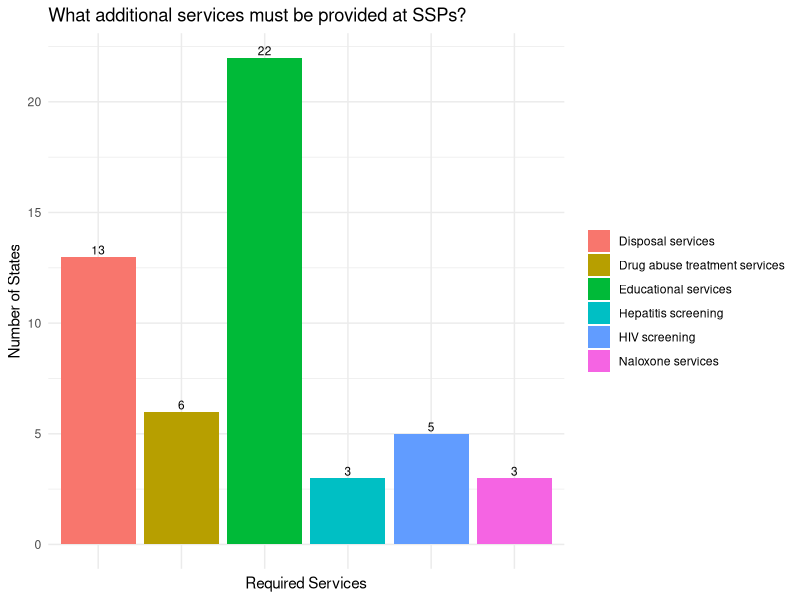
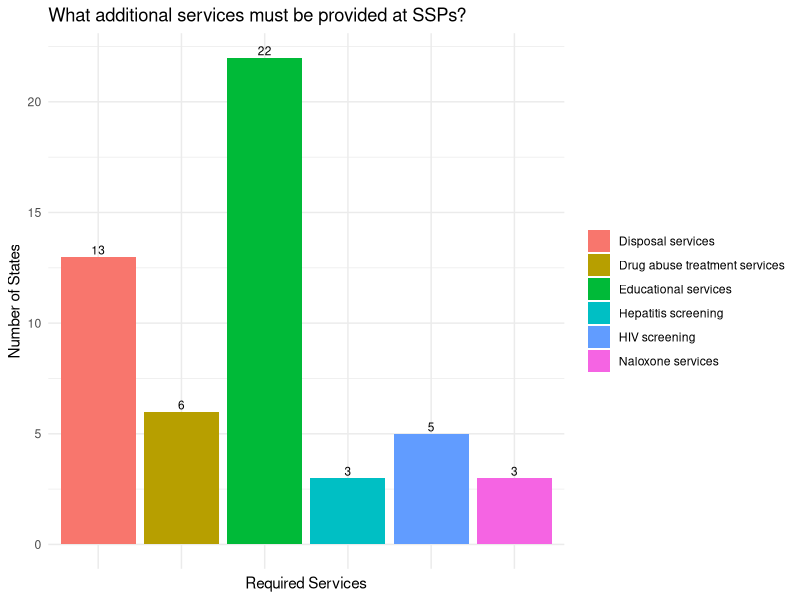

R code for these plots, in order:
library(tidyverse)
library(readr)
library(ggplot2)
library(dplyr)

ssp <- read_csv("source_data/SSP_Data.csv", locale = locale(encoding = "latin1"))

ssp_mutated <- ssp %>%
  mutate(
    HIV_screening = as.integer(grepl("HIV screening", `ssp_services required provided`)),
    Educational_services = as.integer(grepl("Educational services", `ssp_services required provided`)),
    Disposal_services = as.integer(grepl("Disposal services", `ssp_services required provided`)),
    Drug_abuse_treatment_services = as.integer(grepl("Drug abuse treatment services", `ssp_services required provided`)),
    Hepatitis_screening = as.integer(grepl("Hepatitis screening", `ssp_services required provided`)),
    Naloxone_services = as.integer(grepl("Naloxone services", `ssp_services required provided`))
  )

service_counts <- ssp_mutated %>%
  summarise(
    HIV_screening = sum(HIV_screening),
    Educational_services = sum(Educational_services),
    Disposal_services = sum(Disposal_services),
    Drug_abuse_treatment_services = sum(Drug_abuse_treatment_services),
    Hepatitis_screening = sum(Hepatitis_screening),
    Naloxone_services = sum(Naloxone_services)
  )

service_counts_long <- tidyr::gather(service_counts, key = "Service", value = "Count")
service_counts_long$Service <- gsub("_", " ", service_counts_long$Service)

# Create a bar chart
ggplot(service_counts_long, aes(x = Service, y = Count, fill = Service)) +
  geom_bar(stat = "identity") +
  geom_text(size=3, aes(label = Count), vjust = -0.25) +
  labs(title = "What additional services must be provided at SSPs?",
       x = "Required Services",
       y = "Number of States",
       fill = NULL) +
  theme_minimal() +
  theme(axis.text.x = element_blank())


# Save the ggplot object to a file
ggsave(filename = "figures/required_services_SSPs.png", 
       width = 6,  
       height = 4, 
       units = "in")  
